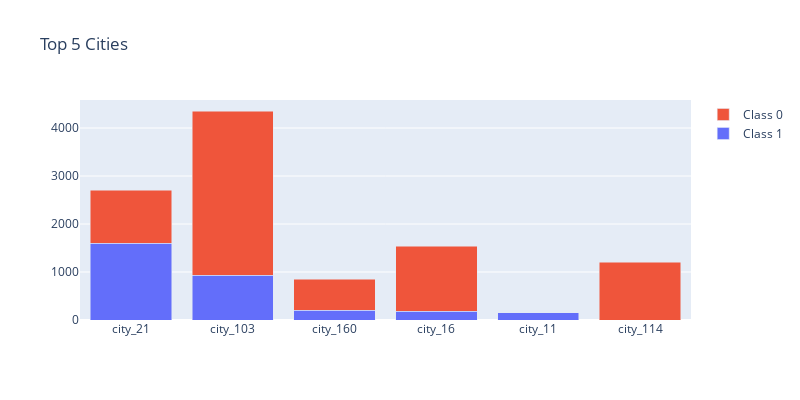

Here is the notebook cell this chart was saved with:
### Markdown cell above
From the graph above we can see that in every feature, there is more candidates that are not looking for a job change (`target` 0) than those who are looking for a job change (`target` 1)

### Code cell
# Graphic Objects Plotly (Stacked Bar Chart)
df_target_0 = df[df['target']==0].groupby('city')['enrollee_id'].count().sort_values(ascending=False).reset_index().head()
df_target_1 = df[df['target']==1].groupby('city')['enrollee_id'].count().sort_values(ascending=False).reset_index().head()

fig=go.Figure()
#create first plot
fig.add_trace(go.Bar(x= df_target_1['city'],
                    y= df_target_1['enrollee_id'],
                    orientation='v',
                    name='Class 1',
                    hoverinfo='all'))

#create second plot
fig.add_trace(go.Bar(x= df_target_0['city'],
                    y= df_target_0['enrollee_id'],
                    orientation='v',
                    name='Class 0',
                    hoverinfo='all'))
fig.update_layout(barmode='stack', width=800, height=400, title='Top 5 Cities')
fig.show()

### Figure 1 — Plotly figure (JSON) as saved in the notebook; plotly's stock layout.template omitted (floating-point values rounded to 4 significant figures)
{"data": [{"hoverinfo": "all", "name": "Class 1", "orientation": "v", "type": "bar", "x": ["city_21", "city_103", "city_160", "city_16", "city_11"], "y": [1597, 928, 199, 179, 147]}, {"hoverinfo": "all", "name": "Class 0", "orientation": "v", "type": "bar", "x": ["city_103", "city_16", "city_114", "city_21", "city_160"], "y": [3427, 1354, 1203, 1105, 646]}], "layout": {"barmode": "stack", "height": 400, "title": {"text": "Top 5 Cities"}, "width": 800}}
